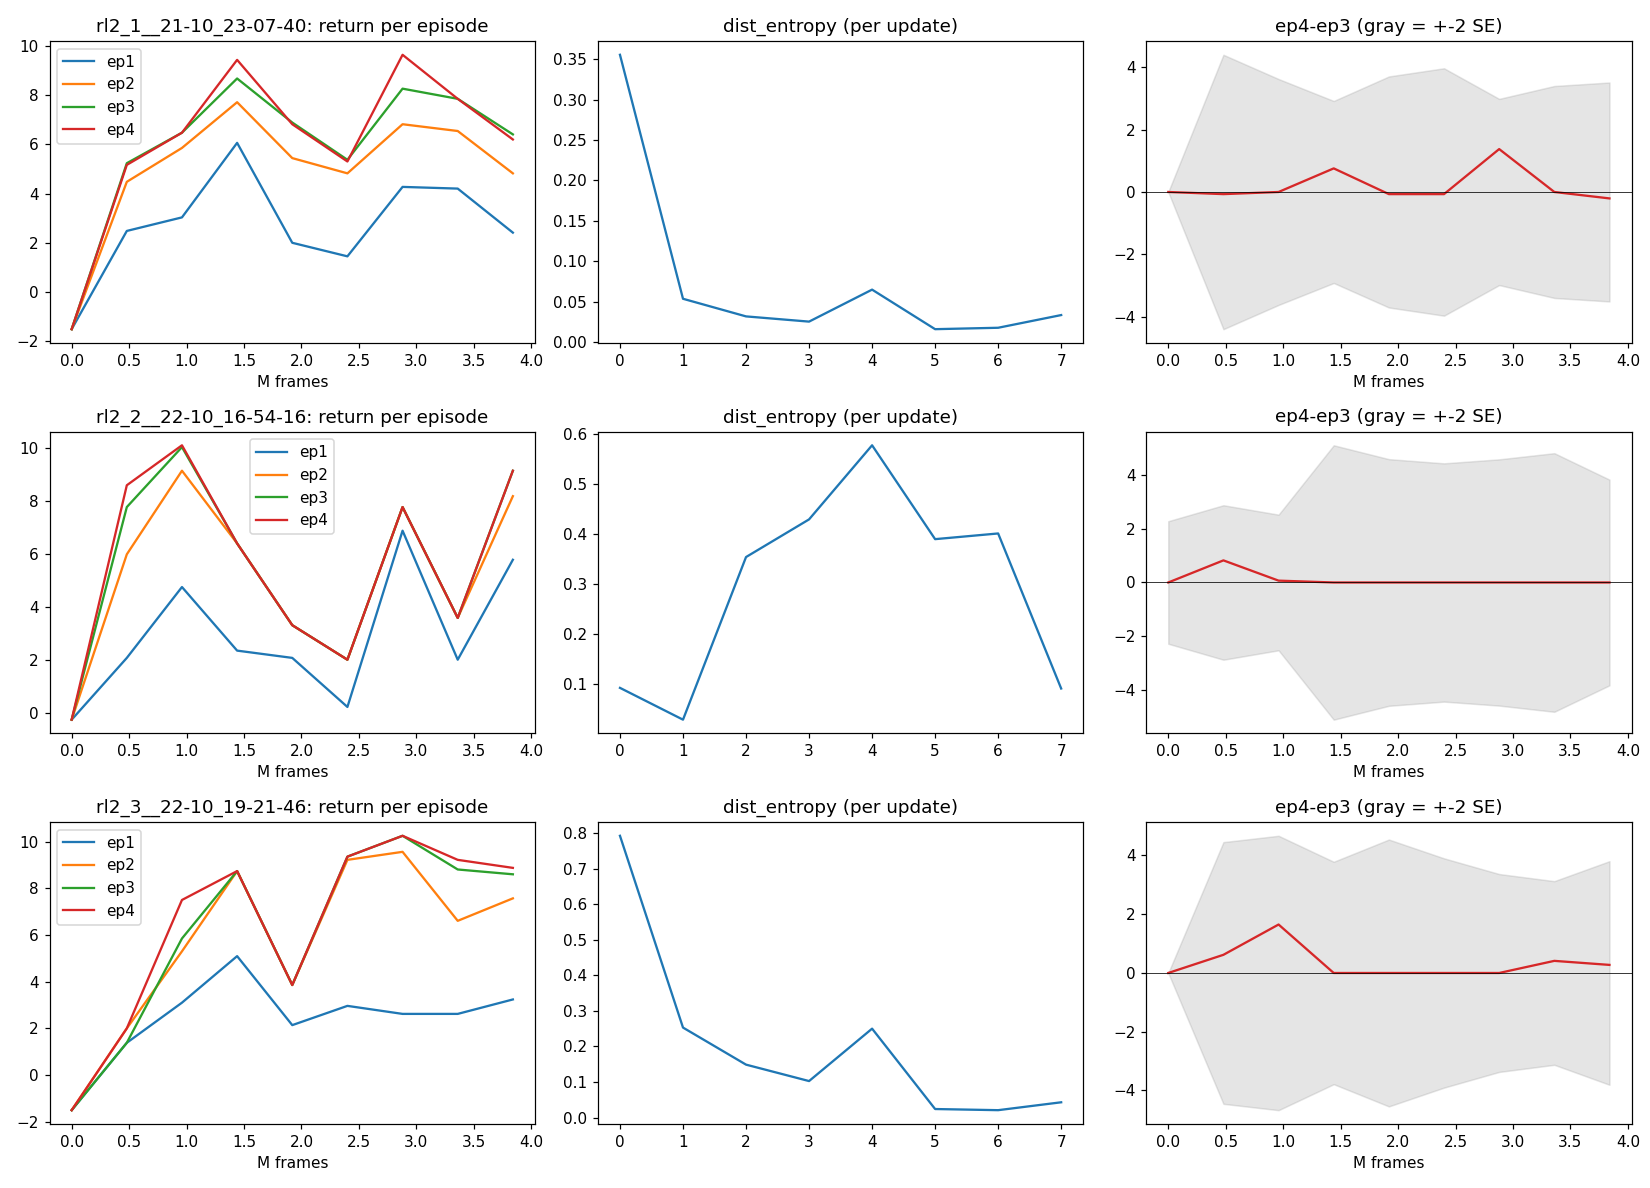

Recreate this plot in Python.
"""
to check the 3 things on VariBAD gridworld_rl2 TensorBoard runs

usage:  python check_runs.py logs/logs_GridNavi-v0/rl2__1* logs/logs_GridNavi-v0/rl2__2* ...

needs: pip install tensorboard matplotlib numpy
writes check_runs.png
"""
import sys, os, json, glob
import numpy as np
from tensorboard.backend.event_processing.event_accumulator import EventAccumulator
import matplotlib; matplotlib.use("Agg")
import matplotlib.pyplot as plt

WIN = 1e6            # frames window for "still rising?" check
RISE_THRESH = 0.3    # return gain (last WIN vs previous WIN) above which we call it still rising
ENT_LOW = 0.3        # dist_entropy below this = near-deterministic policy (max is ln5=1.61)
Z_THRESH = 2.0       # |ep4-ep3| / SE beyond this = real difference, not eval noise
EPS = 4

def load(run):
    ea = EventAccumulator(run, size_guidance={"scalars": 0}); ea.Reload()
    tags = ea.Tags()["scalars"]
    def get(tag):
        if tag not in tags: return None, None
        ev = ea.Scalars(tag); return np.array([e.step for e in ev]), np.array([e.value for e in ev])
    d = {}
    for k in range(1, EPS + 1):
        d[f"m{k}"] = get(f"return_avg_per_frame/episode_{k}")
        d[f"s{k}"] = get(f"return_std_per_frame/episode_{k}")
    d["ent"] = get("policy_losses/dist_entropy")
    d["vl"] = get("policy_losses/value_loss")
    cfg = {}
    p = os.path.join(run, "config.json")
    if os.path.exists(p): cfg = json.load(open(p))
    d["nproc"] = cfg.get("num_processes", 16)
    d["upd_frames"] = None
    return d

def window_mean(x, y, lo, hi):
    m = (x >= lo) & (x < hi)
    return y[m].mean() if m.any() else np.nan

def main(runs):
    fig, ax = plt.subplots(len(runs), 3, figsize=(15, 3.6 * len(runs)), squeeze=False)
    for i, run in enumerate(runs):
        name = os.path.basename(run.rstrip("/"))
        d = load(run)
        if d["m1"][0] is None: print(f"\n{name}: no return_avg_per_frame tags found, skipping"); continue
        fx = d["m1"][0]; fend = fx.max()
        print(f"\n=== {name}  (last eval at {fend/1e6:.2f}M frames, {len(fx)} evals) ===")

        # --- CHECK 1: still rising? ---
        print("1) still rising?  (mean of last 1M frames vs previous 1M)")
        for k in (1, 2, 3, 4):
            x, y = d[f"m{k}"]
            last, prev = window_mean(x, y, fend - WIN, fend + 1), window_mean(x, y, fend - 2 * WIN, fend - WIN)
            sl = np.polyfit(x[x >= fend - WIN] / 1e6, y[x >= fend - WIN], 1)[0] if (x >= fend - WIN).sum() > 2 else np.nan
            verdict = "RISING" if (last - prev) > RISE_THRESH else "flat"
            print(f"   ep{k}: prev={prev:6.2f} last={last:6.2f} delta={last-prev:+.2f} slope/M={sl:+.2f}  -> {verdict}")

        # --- CHECK 2: entropy / value loss ---
        print("2) entropy / value loss (per update; max entropy = ln5 = 1.61)")
        for key, label in (("ent", "entropy"), ("vl", "value_loss")):
            x, y = d[key]
            if x is None: print(f"   {label}: tag missing"); continue
            n = len(y); q = lambda a, b: y[int(n*a):max(int(n*b), int(n*a)+1)].mean()
            print(f"   {label}: start={q(0,.1):.3f} mid={q(.45,.55):.3f} end={q(.9,1):.3f}", end="")
            if key == "ent": print("  -> " + ("COLLAPSED (low entropy)" if q(.9,1) < ENT_LOW else "ok"))
            else: print()

        # --- CHECK 3: ep4 < ep3 noise or real? ---
        x3, m3 = d["m3"]; x4, m4 = d["m4"]; _, s3 = d["s3"]; _, s4 = d["s4"]
        n = min(len(m3), len(m4)); m3, m4, s3, s4, xx = m3[:n], m4[:n], s3[:n], s4[:n], x3[:n]
        diff = m4 - m3; se = np.sqrt(s3**2 + s4**2) / np.sqrt(d["nproc"]); z = diff / np.maximum(se, 1e-8)
        late = xx >= fend - WIN
        print("3) ep4 vs ep3 (eval-noise check)")
        print(f"   all evals : ep4<ep3 in {np.mean(diff<0)*100:.0f}% | mean diff {diff.mean():+.2f}")
        print(f"   last 1M   : ep4<ep3 in {np.mean(diff[late]<0)*100:.0f}% | mean diff {diff[late].mean():+.2f} | "
              f"|z|>{Z_THRESH:.0f} in {np.mean(np.abs(z[late])>Z_THRESH)*100:.0f}% of evals")
        consistent = np.mean(diff[late] < 0) > 0.8 and np.mean(z[late] < -Z_THRESH) > 0.5
        print("   -> " + ("CONSISTENT ep4<ep3 (not noise; GRU may lose context over later episodes)" if consistent
                          else "looks like eval noise (sign flips / small vs SE)"))

        # plots
        for k, c in zip(range(1, 5), ["C0", "C1", "C2", "C3"]):
            x, y = d[f"m{k}"]; ax[i][0].plot(x/1e6, y, c, label=f"ep{k}")
        ax[i][0].set_title(f"{name}: return per episode"); ax[i][0].set_xlabel("M frames"); ax[i][0].legend()
        if d["ent"][0] is not None: ax[i][1].plot(d["ent"][1]); ax[i][1].set_title("dist_entropy (per update)")
        ax[i][2].plot(xx/1e6, diff, "C3"); ax[i][2].fill_between(xx/1e6, -2*se, 2*se, alpha=.2, color="gray")
        ax[i][2].axhline(0, c="k", lw=.5); ax[i][2].set_title("ep4-ep3 (gray = +-2 SE)"); ax[i][2].set_xlabel("M frames")
    plt.tight_layout(); plt.savefig("check_runs.png", dpi=110); print("\nsaved check_runs.png")

if __name__ == "__main__":
    runs = [r for a in sys.argv[1:] for r in glob.glob(a)]
    if not runs: sys.exit("usage: python check_runs.py <run_dir> [<run_dir> ...]")
    main(runs)
